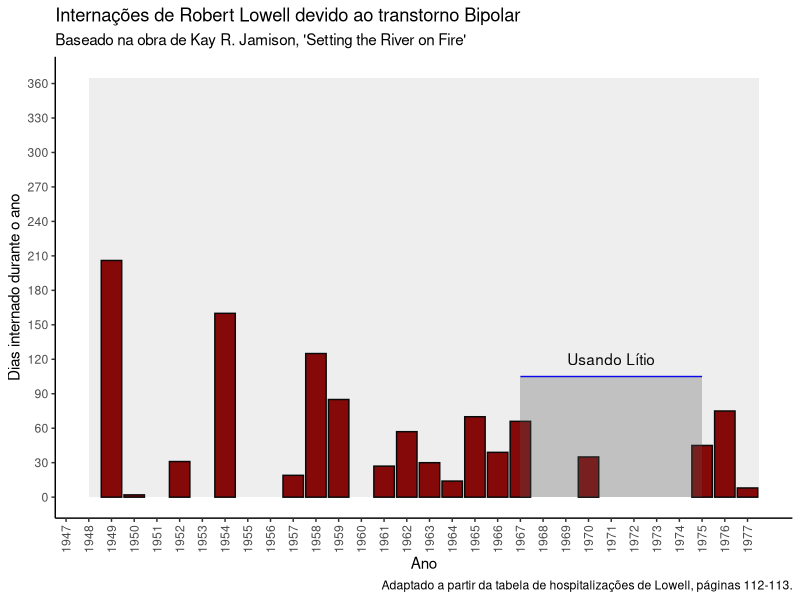

Write the R code that produced this figure.
library(readr)
library(ggplot2)

internacoes <- read_csv(file = "data/days_in_hospital.csv")

ggplot(data=internacoes, aes(x=ano, y=dias)) +
  geom_bar(stat = "identity", fill="darkred", col="black") +
  scale_x_continuous(breaks = seq(1917, 1977, by = 1),
                     guide = guide_axis(angle = 90)) +
  scale_y_continuous(breaks = seq(0, 365, by = 30), limits=c(0,365)) +
  xlab("Ano") +
  ylab("Dias internado durante o ano") +
  labs(title = "Internações de Robert Lowell devido ao transtorno Bipolar",
       subtitle = "Baseado na obra de Kay R. Jamison, 'Setting the River on Fire'",
       caption = "Adaptado a partir da tabela de hospitalizações de Lowell, páginas 112-113.") +
  annotate("text", y = 120, x = 1971, label = "Usando Lítio") +
  annotate("segment", x = 1967, xend = 1975, y = 105, yend = 105,
           colour = "blue") +
  annotate("rect", xmin = 1967, xmax = 1975, ymin = 0, ymax = 105, alpha = 0.3) +
  annotate("rect", xmin = 1948, xmax = 1977.5, ymin = 0, ymax = 365, alpha = 0.1) +
  theme_classic()
